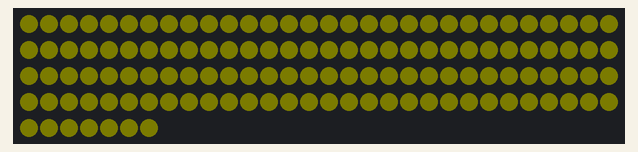
The sketch below on a simulated Arduino Uno, built with avr-gcc and run on an emulated ATmega328P. Shown: 127 RGB LEDs in strip order, left to right, continuing on the next row. Dim RGB values are drawn brighter than linear.

Above: at 0.49 s.
At 1.43 s:
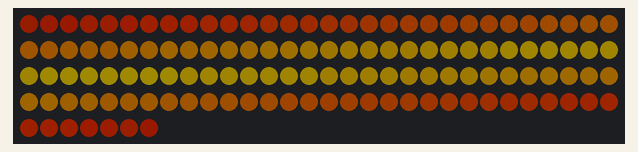
At 10.03 s:
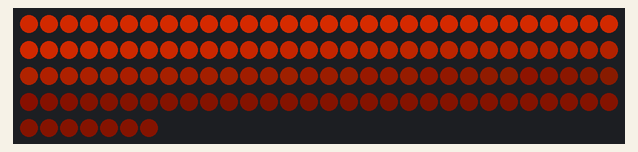
At 20.13 s:
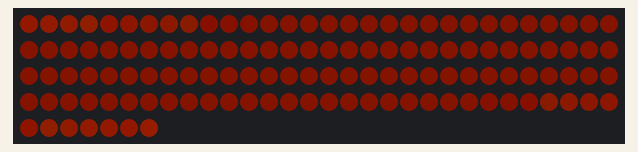
At 39.44 s:
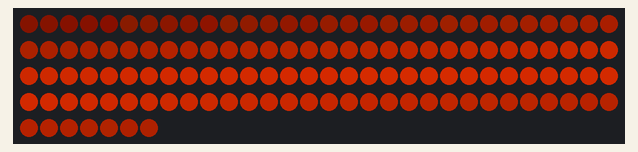

The sketch:

lightShow.ino
```cpp
#include <Adafruit_NeoPixel.h>
#ifdef __AVR__
 #include <avr/power.h> // Required for 16 MHz Adafruit Trinket
#endif

#define MAX_BRIGHTNESS 200
#define BRIGHTNESS 130

#define LED_PIN     6
#define LED_COUNT  127
#define LED_MIDDLE 69
Adafruit_NeoPixel strip(LED_COUNT, LED_PIN, NEO_GRBW + NEO_KHZ800);

// hardcoded sinus wave, discretized values stored in sinusgamma
uint8_t sinusgamma[256];
void sinusGamma(uint8_t *arr){
  for(int i = 0; i < 256; i ++){
    arr[i] = strip.gamma8(strip.sine8(i));
  }
}
uint8_t diracgamma[256];
void diracDelta(uint8_t *arr, uint8_t s){
  uint8_t temp = 0;
  for(int i = 0; i < 256; i ++){
    if(i > LED_MIDDLE + s || i < LED_MIDDLE - s){
      temp = 0;
    } else {
      temp = 255;
    }
    arr[i] = strip.gamma8(temp);
  }
}

// set color evenly #todo refactor
void setEvenColor(uint8_t red, uint8_t green, uint8_t blue){
  for(int i=0; i<strip.numPixels(); i++) {
    strip.setPixelColor(i, red, green, blue);
  }
  strip.show();
}

// set pixel values
void set_pixels(uint8_t * r, uint8_t * g, uint8_t * b){
    for(int i = 0; i < LED_COUNT; i++){
      strip.setPixelColor(i, r[i], g[i], b[i]);
    }
    strip.show();
}

// increase state with roc at index, cap at target
void capped_increase(uint8_t * state, uint8_t * target, uint8_t i, uint8_t roc){
  state[i] += roc;
  // handle overshoot
  if(state[i] > target[i]){
    state[i] = target[i];
  }
}

// decrease state with roc at index, cap at target
void capped_decrease(uint8_t * state, uint8_t * target, uint8_t i, uint8_t roc){
  state[i] -= roc;
  // handle undershoot
  if(state[i] < target[i]){
    state[i] = target[i];
  }
}

// linearly builds state one step until target is reached
int build_state_linear(uint8_t * targetR, uint8_t * targetG, uint8_t * targetB,
                        uint8_t * stateR, uint8_t * stateG, uint8_t * stateB,
                        uint8_t rateOfChange){
  bool reachedTarget = true;
  for(int i = 0; i < LED_COUNT; i++){
    // increase mode
    if(stateR[i] < targetR[i]){
      reachedTarget = false;
      capped_increase(stateR, targetR, i, rateOfChange);
    }
    if(stateG[i] < targetG[i]){
      reachedTarget = false;
      capped_increase(stateG, targetG, i, rateOfChange);
    }
    if(stateB[i] < targetB[i]){
      reachedTarget = false;
      capped_increase(stateB, targetB, i, rateOfChange);
    }
    // decrease mode
    if(stateR[i] > targetR[i]){
      reachedTarget = false;
      capped_decrease(stateR, targetR, i, rateOfChange);
    }
    if(stateG[i] > targetG[i]){
      reachedTarget = false;
      capped_decrease(stateG, targetG, i, rateOfChange);
    }
    if(stateB[i] > targetB[i]){
      reachedTarget = false;
      capped_decrease(stateB, targetB, i, rateOfChange);
    }
  }
  return reachedTarget;
}

// sine values at time t to state
void sine_traverse(unsigned long t, uint8_t * state, double factor){
  for(int i = 0; i < LED_COUNT; i++){
     uint8_t t_mod = (i + t) % 256;
     state[i] = sinusgamma[t_mod] * factor;
  }
}

// dirac delta traversing from the middle outwards
void dirac_traverse_outwards(unsigned long t, uint8_t * state){
  for(int i = 0; i < LED_MIDDLE; i++){
     uint8_t t_mod = (i + t) % 256;
     state[i] = diracgamma[t_mod];
  }
  for(int i = 0; i < LED_COUNT-LED_MIDDLE; i++){
     uint8_t t_mod = (LED_MIDDLE + i - t) % 256;
     state[i+LED_MIDDLE] = diracgamma[t_mod];
  }
  // remove the first 11 nodes to have equal on and off
  for(int i = 0; i < 11; i++){
    state[i] = 0;
  }
}

// enforces minimum brightness
void enforce_base_color(uint8_t * state, uint8_t c){
  for(int i = 0; i < LED_COUNT; i++){
    if(state[i] < c){
      state[i] = c;
    }
  }
}

// time
unsigned long tProgLastTime;
unsigned long tSetupLastTime;

// pixels
uint8_t pred[LED_COUNT];
uint8_t pgreen[LED_COUNT];
uint8_t pblue[LED_COUNT];

uint8_t pred_t[LED_COUNT];
uint8_t pgreen_t[LED_COUNT];
uint8_t pblue_t[LED_COUNT];

// base colors
uint8_t BASE_RED = 15;
uint8_t BASE_BLUE = 0;
uint8_t BASE_GREEN = 3;

void setup() {
  // init time
  tProgLastTime = millis();
  tSetupLastTime = millis();

  // init pixels
  for(int i = 0; i < LED_COUNT; i++){
    // actuals
    pred[i] = 0;
    pgreen[i] = 0;
    pblue[i] = 0;
    // temps
    pred_t[i] = 0;
    pgreen_t[i] = 0;
    pblue_t[i] = 0;
  }

  sinusGamma(sinusgamma);
  diracDelta(diracgamma, 3);
  //Serial.begin(9600);

  strip.begin();           // INITIALIZE NeoPixel strip object (REQUIRED)
  strip.show();            // Turn OFF all pixels ASAP
  strip.setBrightness(BRIGHTNESS);
}

#define T_PROG 15
unsigned long tProg = 0;
bool run_prog = false;

#define T_SETUP 8
unsigned long tSetup = 0;
bool run_setup = true;

void loop() {
  // update time
  unsigned long now = millis();
  unsigned long dtProg = now - tProgLastTime;
  unsigned long dtSetup = now - tSetupLastTime;
  if(run_prog && dtProg > T_PROG){
      tProg++;
      tProgLastTime = millis();

      //dirac_traverse_outwards(tProg, pred, 0);
      //dirac_traverse_outwards(tProg, pblue, 0);

      sine_traverse(tProg, pred, 1);
      sine_traverse(tProg, pgreen, 0.2);
      sine_traverse(tProg, pblue, 0);

      enforce_base_color(pred, BASE_RED);
      enforce_base_color(pgreen, BASE_GREEN);
      enforce_base_color(pblue, BASE_BLUE);

  }
  if(run_setup && dtSetup > T_SETUP){
      // update time
      tSetup++;
      tSetupLastTime = millis();
      // update state
      //dirac_traverse_outwards(tProg, pred_t, 0);
      //dirac_traverse_outwards(tProg, pblue_t, 0);
      sine_traverse(tProg, pred_t, 1);
      sine_traverse(tProg, pgreen_t, 0.2);
      sine_traverse(tProg, pblue_t, 0);
      bool done = build_state_linear(pred_t, pgreen_t, pblue_t,
                        pred, pgreen, pblue, 1);
      if(done){
        run_setup = false;
        run_prog = true;
      }
  }

  set_pixels(pred, pgreen, pblue);

}
```
